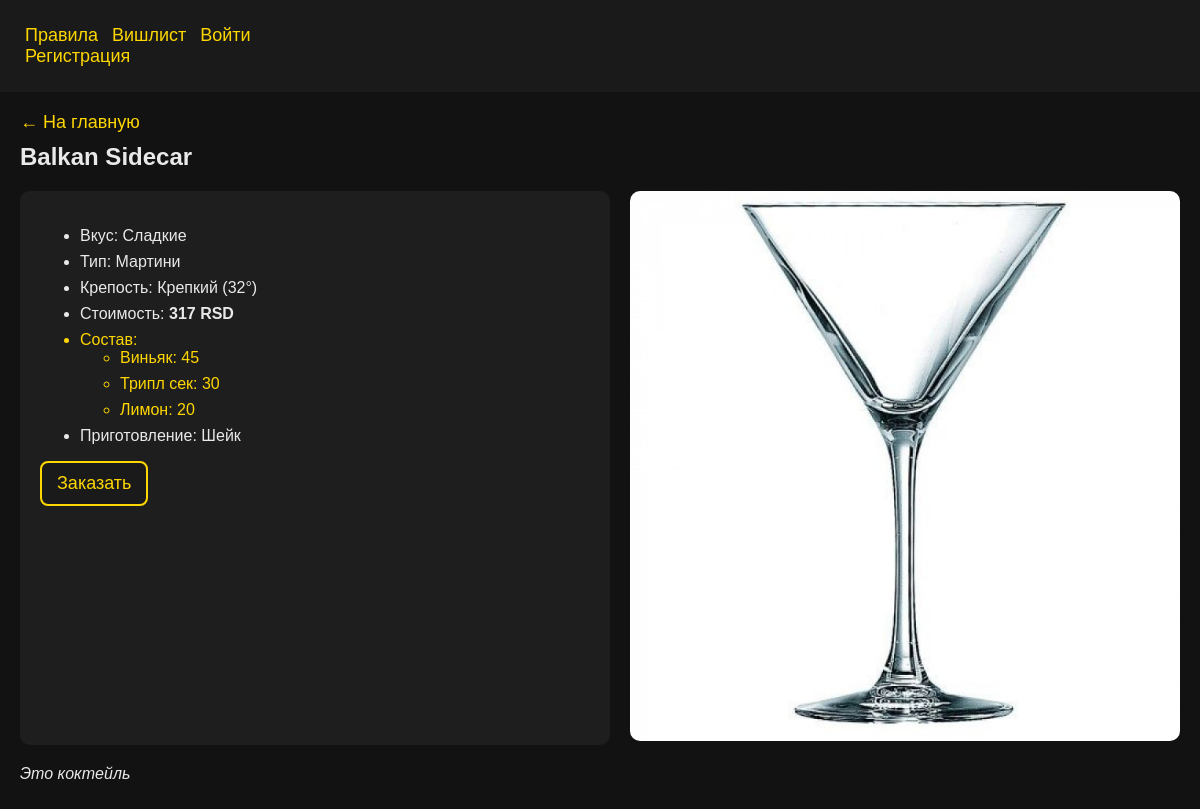
/cocktail/107/, run on the app's committed database.
### cocktails/models.py (models this page shows, shortened)
class Cocktail(models.Model):
    name = models.CharField(max_length=200)
    alcohol = models.ForeignKey(Alcohol, blank=True, on_delete=models.CASCADE)
    taste = models.ForeignKey(Taste, blank=True, on_delete=models.CASCADE)
    group = models.ForeignKey(Group, blank=True, on_delete=models.CASCADE)
    method = models.ForeignKey(Method, blank=True, on_delete=models.CASCADE, default=1)
    cost = models.IntegerField(default=1)
    comment = models.CharField(max_length=400, default='Это коктейль')
    img = models.ImageField(upload_to='media/', default='media/default.jpg')
    alcohol_perc = models.IntegerField(default=1)

class Taste(models.Model):
    name = models.CharField(max_length=200)
    def __str__(self):
        return self.name

class Group(models.Model):
    name = models.CharField(max_length=200)
    def __str__(self):
        return self.name

class Alcohol(models.Model):
    name = models.CharField(max_length=200)
    def __str__(self):
        return self.name

class Ingridient_Cost(models.Model):
    ingridient_id = models.ForeignKey(Ingridient, on_delete=models.CASCADE)
    cocktail_id = models.ForeignKey(Cocktail, on_delete=models.CASCADE)
    value = models.IntegerField(default=1)

class Ingridient(models.Model):
    name = models.CharField(max_length=200)
    category = models.ForeignKey(Category, on_delete=models.CASCADE)
    availability = models.BooleanField(default=False)
    cost = models.IntegerField(default=100)
    alcohol_perc = models.IntegerField(default=1)
    count = models.IntegerField(default=0)
    def __str__(self):
        return self.name

class Method(models.Model):
    name = models.CharField(max_length=150)
    def __str__(self):
        return self.name

### cocktails/views.py (the view)
# urls.py: path('cocktail/<int:pk>/', views.show_cocktail, name='cocktail'),
def show_cocktail(request, pk):
    bills = show_bills(request)
    cocktail = get_object_or_404(Cocktail, pk=pk)
    ingr_list = []
    connect = sqlite3.connect('db.sqlite3')
    cursor = connect.cursor()
    cursor.execute(f"SELECT id FROM cocktails_ingridient_cost WHERE cocktail_id_id={pk}")
    ingridients_ids = cursor.fetchall()
    connect.close()
    for i in ingridients_ids:
        ingridient_final = get_object_or_404(Ingridient_Cost, pk=i[0])
        ingr_list.append(ingridient_final)
    context = {
        'cocktail': cocktail,
        'title': cocktail.name,
        'ingr_list': ingr_list,
        'bills': bills,
    }
    return render(request, 'cocktails/cocktail.html', context=context)

### cocktails/views.py (called while the page is built, shortened)
def show_bills(request):
    if not request.user.is_authenticated:
        return redirect('login')

### cocktails/templates/cocktails/cocktail.html (shortened to what this page needs)
{% extends 'cocktails/base.html' %}
{% load widget_tweaks %}
{% block content %}
<div style="padding:20px;">
    <a href="{% url 'index' %}" style="color:#ffd700;">&#8592; На главную</a>
    <h2 style="margin-top:10px;">{{ cocktail.name }}</h2>
    <div style="display:flex; flex-wrap:wrap; gap:20px;">
        <div style="flex:1; min-width:250px; background:#1e1e1e; padding:20px; border-radius:10px;">
            <ul>
                <li>Вкус: {{ cocktail.taste }}</li>
                <li>Тип: {{ cocktail.group }}</li>
                <li>Крепость: {{ cocktail.alcohol }} ({{cocktail.alcohol_perc}}°)</li>
                <li>Стоимость: <b>{{ cocktail.cost }} RSD</b></li>
                <li style="color: #ffd700;">Состав:
                    <ul>
                        {% for i in ingr_list %}
                            <li>{{ i.ingridient_id}}: {{ i.value }}</li>
                        {% endfor %}
                    </ul>
                </li>
                <li>Приготовление: {{ cocktail.method }}</li>
            </ul>
            <form action="{% url 'order' cocktail.pk %}" method="post">
                <button class="openbtn" id="openModal" type="submit">Заказать</button>
            </form>
        </div>
        <div style="flex:1; min-width:250px;">
            <img src="{{ cocktail.img.url }}" alt="{{ cocktail.name }}" style="width:100%; border-radius:10px;"/>
        </div>
    </div>
    {% if cocktail.comment %}
    <p style="margin-top:20px; font-style:italic;">{{ cocktail.comment }}</p>
    {% endif %}
</div>
{% endblock %}

### cocktails/templates/cocktails/base.html (shortened to what this page needs)
{% load static %}
<!DOCTYPE html>
<html lang="ru">
<head>
    <link rel="stylesheet" href="{% static 'cocktails/css/style1.css' %}">
</head>
<body>
    <header>
        <div class="nav-links">
            <a class="nlinks" href="/rules">Правила</a>
            <a class="nlinks" href="/wishlist">Вишлист</a>
            {% if user.is_authenticated %}
                <span class="nlinks">Привет, {{ user.username }}!</span>
                <span class="nlinks">💰 {{ client.balance }} RSD</span>
                <a class="nlinks" href="{% url 'just_drink' %}">Просто налей</a>
                <a class="nlinks" href="{% url 'logout' %}" style="color:#fa2d11;">Выйти</a>
            {% else %}
                <a class="nlinks" href="{% url 'login' %}">Войти</a>
                <a class="nlinks" href="{% url 'register' %}">Регистрация</a>
            {% endif %}
        </div>
    </header>
{% block content %}{% endblock %}
</body>
</html>

### cocktails/templates/cocktails/base.html (style rules this page uses)
body { margin: 0; font-family: 'Arial', sans-serif; background-color: #121212; color: #e9e9e9; }
a { color: #ffd700; text-decoration: none; font-size: 18px; }
header { display: flex; justify-content: space-between; align-items: center; padding: 25px; background: #1a1a1a; }
.openbtn { font-size: 18px; cursor: pointer; background-color: #1a1a1a; color: #ffd700; padding: 10px 15px; border: 2px solid #ffd700; border-radius: 8px; transition: 0.3s; }
.nav-links { right: 10px; }
.nlinks { margin-right: 3%; }

### cocktails/templates/cocktails/cocktail.html (style rules this page uses)
li { margin-bottom: 8px; }

### data on the page
Cocktail: name "Balkan Sidecar", taste "Сладкие", group "Мартини", alcohol "Крепкий", alcohol_perc "32", cost "317", method "Шейк", img (placeholder picture), comment "Это коктейль"
Ingridient_Cost: ingridient_id "Виньяк", value "45"
Ingridient_Cost: ingridient_id "Трипл сек", value "30"
Ingridient_Cost: ingridient_id "Лимон", value "20"
